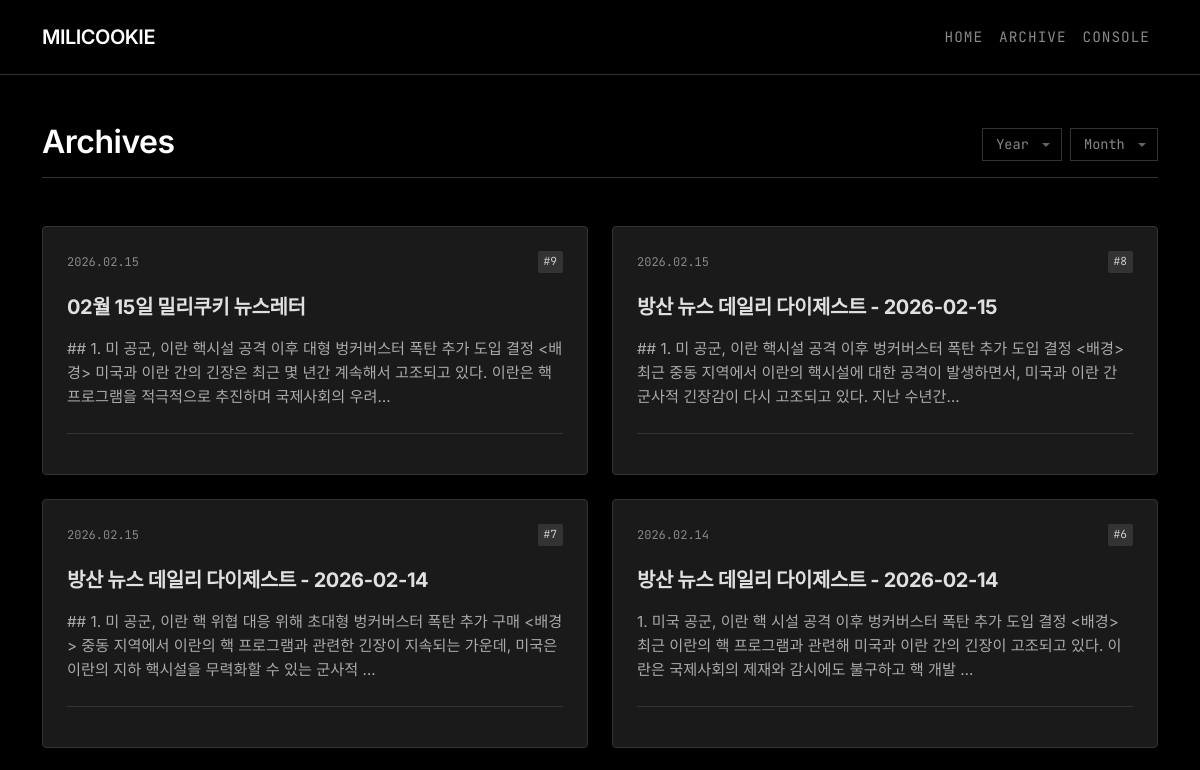
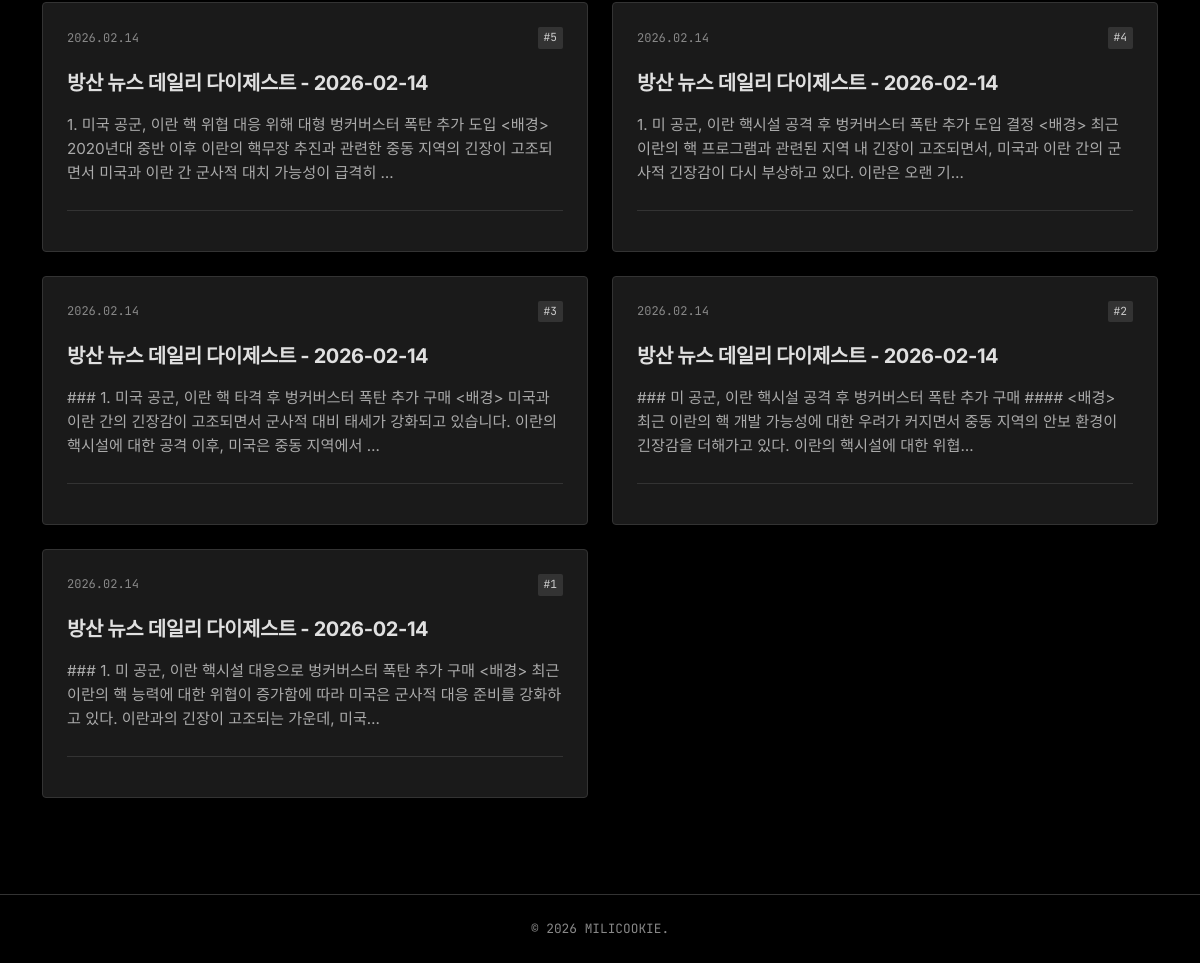
Page /archive/ on the earlier database version (2 pictures, top to bottom).
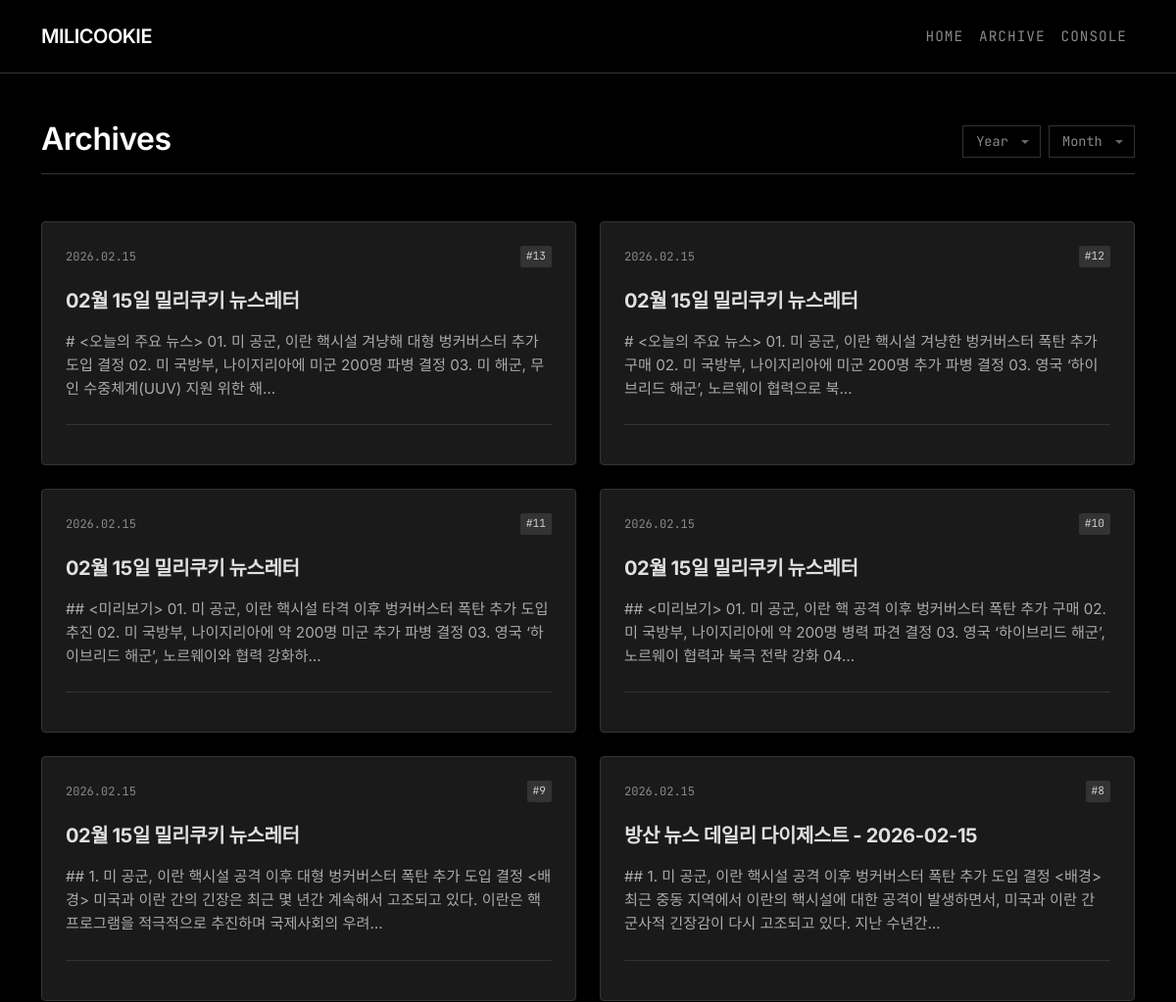
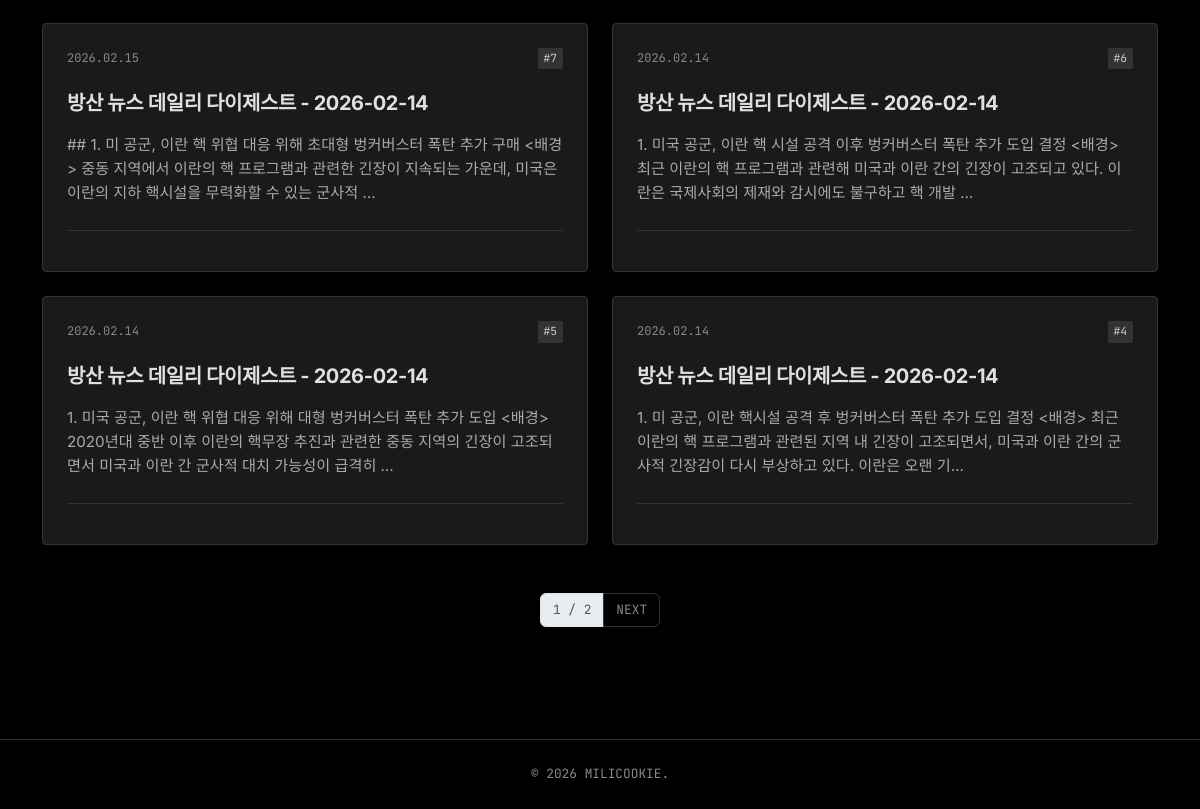
Same page on the later database version (2 pictures, top to bottom).
### newsletters/models.py (models this page shows, shortened)
class Newsletter(models.Model):
    title = models.CharField(max_length=255)
    content = models.TextField(help_text="Full HTML content of the newsletter")
    summary = models.TextField(blank=True, help_text="Short summary for the archive list")
    published_at = models.DateTimeField(auto_now_add=True)
    sent_count = models.IntegerField(default=0, help_text="Number of subscribers this was sent to")
    class Meta:
        ordering = ['-published_at']

### newsletters/views.py (the view)
# urls.py: path('archive/', NewsletterListView.as_view(), name='archive'),
class NewsletterListView(ListView):
    model = Newsletter
    template_name = 'archive.html'
    context_object_name = 'newsletters'
    ordering = ['-published_at']
    paginate_by = 10
    def get_queryset(self):
        queryset = super().get_queryset()
        year = self.request.GET.get('year')
        month = self.request.GET.get('month')
        if year:
            queryset = queryset.filter(published_at__year=year)
        if month:
            queryset = queryset.filter(published_at__month=month)
        return queryset
    def get_context_data(self, **kwargs):
        context = super().get_context_data(**kwargs)
        dates = Newsletter.objects.dates('published_at', 'month', order='DESC')
        years = sorted(list(set(d.year for d in dates)), reverse=True)
        context['years'] = years
        context['months'] = range(1, 13)
        context['selected_year'] = self.request.GET.get('year')
        context['selected_month'] = self.request.GET.get('month')
        return context

### templates/archive.html (shortened to what this page needs)
{% extends 'base.html' %}
{% block content %}
<div class="container py-5">
    <div class="archive-header">
        <h2 class="mb-0">Archives</h2>
        <form method="get" class="filter-form d-flex align-items-center">
            <select name="year" onchange="this.form.submit()">
                <option value="">Year</option>
            </select>
            <select name="month" onchange="this.form.submit()">
                <option value="">Month</option>
            </select>
        </form>
    </div>
    <div class="row row-cols-1 row-cols-md-2 g-4">
        {% for newsletter in newsletters %}
        <div class="col">
            <div class="card newsletter-card p-4">
                <div class="mb-auto" style="position: relative; z-index: 2;">
                    <div class="meta">
                        <span>{{ newsletter.published_at|date:"Y.m.d" }}</span>
                        <span class="issue-tag">#{{ newsletter.id }}</span>
                    </div>
                    <h5 class="card-title mb-3">
                        <a href="{% url 'newsletter_detail' newsletter.id %}" class="text-decoration-none stretched-link">
                            {{ newsletter.title }}
                        </a>
                    </h5>
                    <p class="card-text mb-4">{{ newsletter.summary|truncatechars:120 }}</p>
                </div>
                <div class="mt-auto pt-3 border-top border-secondary" style="border-color: #333 !important; position: relative; z-index: 2;">
                </div>
            </div>
        </div>
        {% empty %}
        <div class="col-12">
            <div class="py-5 text-center text-white font-mono border border-secondary p-5" style="border-style: dashed !important; border-color: #333 !important;">
                조건을 만족하는 아티클이 없습니다.
            </div>
        </div>
        {% endfor %}
    </div>
    {% if is_paginated %}
    <nav class="mt-5">
        <ul class="pagination justify-content-center">
            <li class="page-item disabled"><a class="page-link" href="#">{{ page_obj.number }} / {{ page_obj.paginator.num_pages }}</a></li>
            {% if page_obj.has_next %}
                <li class="page-item"><a class="page-link" href="?page={{ page_obj.next_page_number }}">NEXT</a></li>
            {% endif %}
        </ul>
    </nav>
    {% endif %}
</div>
{% endblock %}

Differences in the rows shown:
no longer on this page (row unchanged): Newsletter: published_at "2026.02.14", id "3", title "방산 뉴스 데일리 다이제스트 - 2026-02-14", summary "### 1. 미국 공군, 이란 핵 타격 후 벙커버스터 폭탄 추가 구매 <배경> 미국과 이란 간의 긴장감이 고조되면서 군사적 대비 태세가 강화되고 있습니다. 이란의 핵시설에 대한 공격 이후, 미국은 중동 지역에서 …"
no longer on this page (row unchanged): Newsletter: published_at "2026.02.14", id "2", title "방산 뉴스 데일리 다이제스트 - 2026-02-14", summary "### 미 공군, 이란 핵시설 공격 후 벙커버스터 폭탄 추가 구매 #### <배경> 최근 이란의 핵 개발 가능성에 대한 우려가 커지면서 중동 지역의 안보 환경이 긴장감을 더해가고 있다. 이란의 핵시설에 대한 위협…"
no longer on this page (row unchanged): Newsletter: published_at "2026.02.14", id "1", title "방산 뉴스 데일리 다이제스트 - 2026-02-14", summary "### 1. 미 공군, 이란 핵시설 대응으로 벙커버스터 폭탄 추가 구매 <배경> 최근 이란의 핵 능력에 대한 위협이 증가함에 따라 미국은 군사적 대응 준비를 강화하고 있다. 이란과의 긴장이 고조되는 가운데, 미국…"
added Newsletter: published_at "2026.02.15", id "13", title "02월 15일 밀리쿠키 뉴스레터", summary "# <오늘의 주요 뉴스> 01. 미 공군, 이란 핵시설 겨냥해 대형 벙커버스터 추가 도입 결정 02. 미 국방부, 나이지리아에 미군 200명 파병 결정 03. 미 해군, 무인 수중체계(UUV) 지원 위한 해…"
added Newsletter: published_at "2026.02.15", id "12", title "02월 15일 밀리쿠키 뉴스레터", summary "# <오늘의 주요 뉴스> 01. 미 공군, 이란 핵시설 겨냥한 벙커버스터 폭탄 추가 구매 02. 미 국방부, 나이지리아에 미군 200명 추가 파병 결정 03. 영국 ‘하이브리드 해군’, 노르웨이 협력으로 북…"
added Newsletter: published_at "2026.02.15", id "11", title "02월 15일 밀리쿠키 뉴스레터", summary "## <미리보기> 01. 미 공군, 이란 핵시설 타격 이후 벙커버스터 폭탄 추가 도입 추진 02. 미 국방부, 나이지리아에 약 200명 미군 추가 파병 결정 03. 영국 ‘하이브리드 해군’, 노르웨이와 협력 강화하…"
added Newsletter: published_at "2026.02.15", id "10", title "02월 15일 밀리쿠키 뉴스레터", summary "## <미리보기> 01. 미 공군, 이란 핵 공격 이후 벙커버스터 폭탄 추가 구매 02. 미 국방부, 나이지리아에 약 200명 병력 파견 결정 03. 영국 ‘하이브리드 해군’, 노르웨이 협력과 북극 전략 강화 04…"
Other differences:
{{ page_obj.number }}: (not shown) → "1"
{{ page_obj.paginator.num_pages }}: (not shown) → "2"
text now shown: "/ NEXT"
